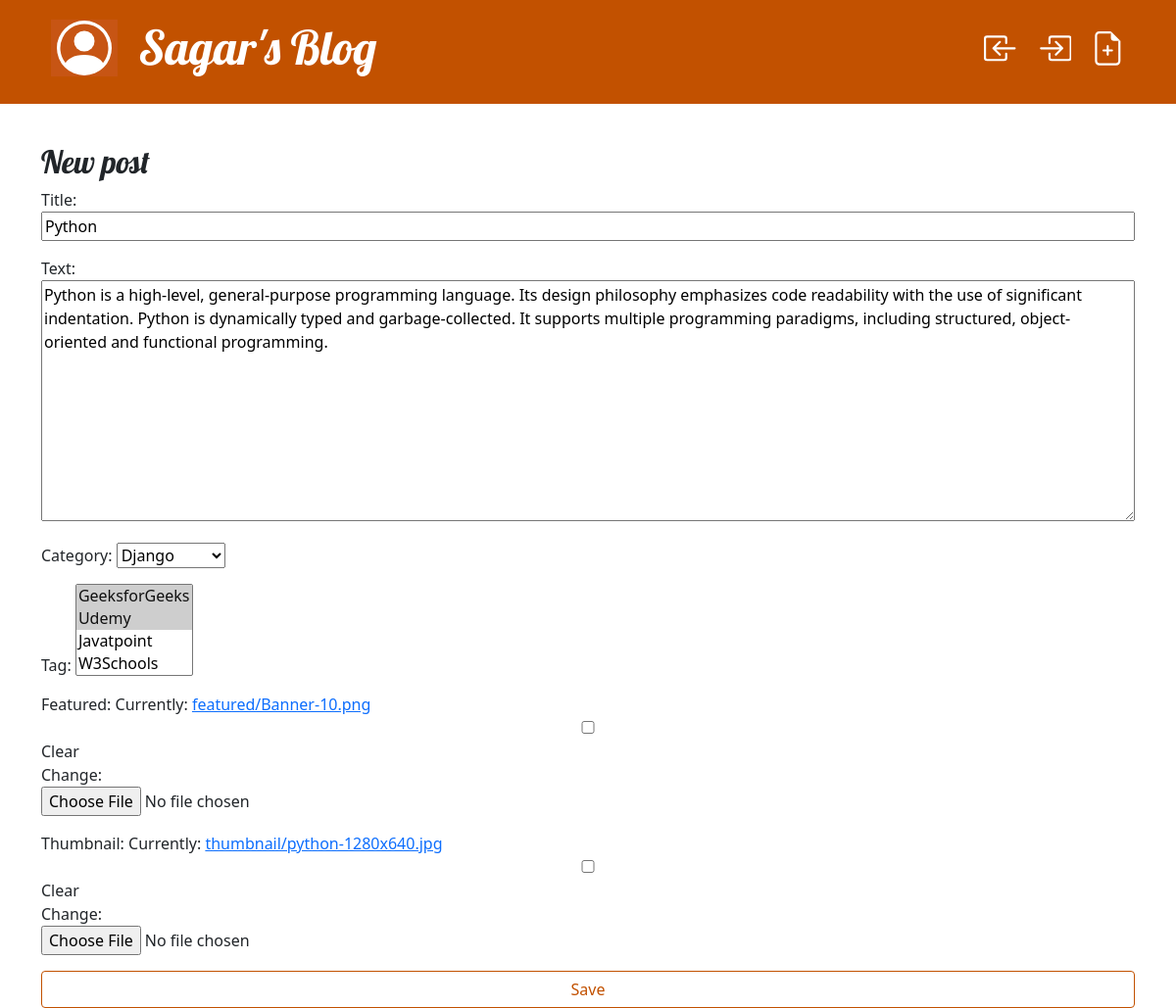
Page /post/this-is-another-post/edit/ (signed in) on the committed database.
### blog/models.py (models this page shows, shortened)
class Post(models.Model):
    author = models.ForeignKey(User, on_delete=models.CASCADE)
    category = models.ForeignKey(Category, on_delete=models.CASCADE, null=True, blank=True)
    tag = models.ManyToManyField(Tags)
    title = models.CharField(max_length=200)
    text = models.TextField()
    featured = models.ImageField(upload_to='featured/', null=True, blank=True)
    thumbnail = models.ImageField(upload_to='thumbnail/', null=True, blank=True)
    created_date = models.DateTimeField(default=timezone.now)
    published_date = models.DateTimeField(blank=True, null=True)
    slug = AutoSlugField(populate_from='title',unique=True)

class Category(models.Model):
    title = models.CharField(max_length=200)
    slug = AutoSlugField(populate_from='title',unique=True, null=True, blank=True)
    def __str__(self):
        return self.title

### blog/views.py (the view)
# urls.py: path('post/<str:slug>/edit/', views.post_edit, name='post_edit'),
@login_required(login_url='login')
def post_edit(request, slug):
    post = get_object_or_404(Post, slug=slug)
    if request.method == "POST":
        form = PostForm(request.POST, request.FILES, instance=post)
        if form.is_valid():
            post = form.save(commit=False)
            post.author = request.user
            post.published_date = timezone.now()
            post.tag.set(form.cleaned_data.get('tag'))
            post.save()
            return redirect('post_detail', slug=post.slug)
    else:
        form = PostForm(instance=post)
    return render(request, 'blog/post_edit.html', {'form': form})

### blog/forms.py
class PostForm(forms.ModelForm):
    class Meta:
        model = Post
        fields = ('title', 'text', 'category', 'tag', 'featured', 'thumbnail')

### blog/models.py (called while the page is built)
    def __str__(self):
        return self.name

### blog/templates/blog/post_edit.html
{% extends 'blog/base.html' %}
{% block content %}
    <h2>New post</h2>
    <form method="POST" class="post-form" enctype="multipart/form-data">{% csrf_token %}
        {{ form.as_p }}
        <button type="submit" class="save btn btn-secondary">Save</button>
    </form>
{% endblock %}

### blog/static/css/blog.css (style rules this page uses)
h1, h2, h3, h4 { font-family: 'Lobster', cursive; }
.save { float: right; }
.post-form textarea, .post-form input { width: 100%; }
.btn-secondary, .btn-secondary:visited { color: #C25100; background: none; border-color: #C25100; }

### rows in the picture
Post: title "Python", text "Python is a high-level, general-purpose programming language. Its design philosophy emphasizes code readability with the use of significant indentation. Python is dynamically typed and garbage-collected. It supports multiple programming paradigms, including structured, object-oriented and functional programming.", category "Django"
